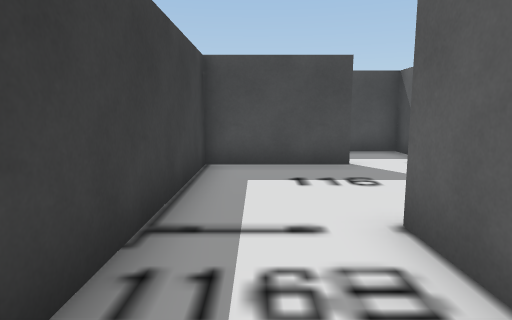
[1] (above)

22 first-person views from a walk through a scene from a Unity 3-D project. The camera is 1.2 m above the floor, tilts 8° down and sees 75° across. The floor is counted in squares, 1 m on a side. Each view is taken from the middle of a square. On the plan, view 1 faces up. The plan holds only what a view shows up to about 14 squares ahead; the rest is blank. The place goes on beyond the plan. The player character is not drawn. Door leaves are left out, so doorways stand open.

[2]
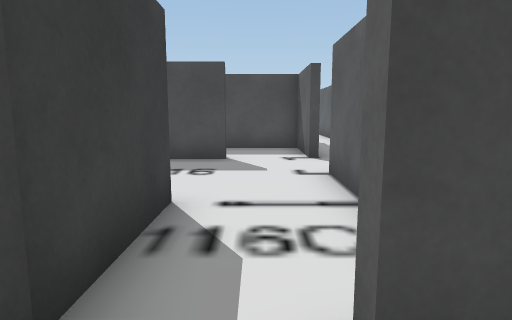

[3]
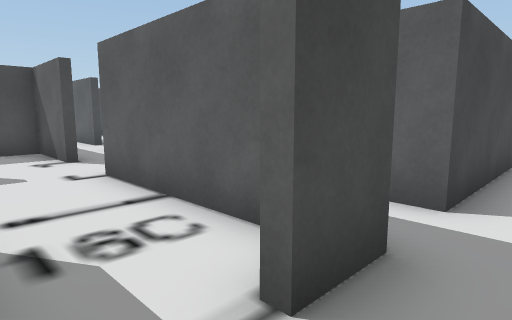

[4]
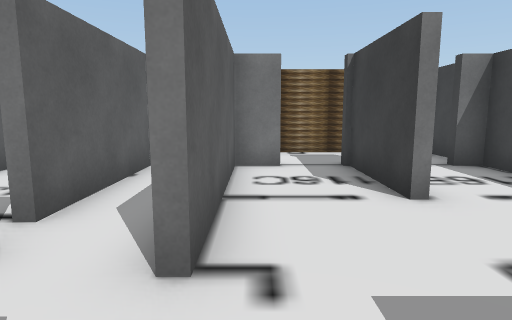

[5]
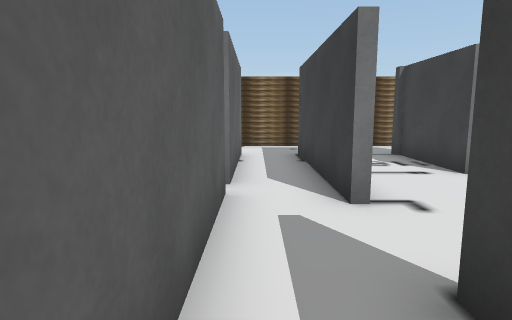

[6]
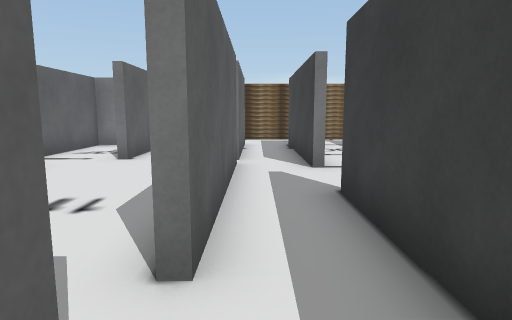

[7]
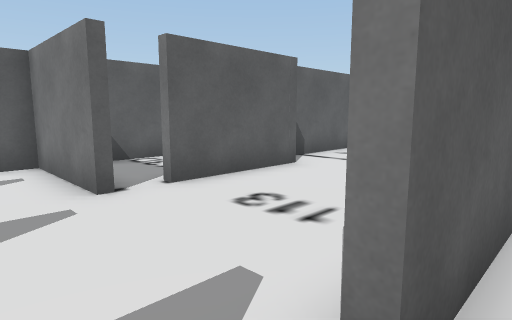

[8]
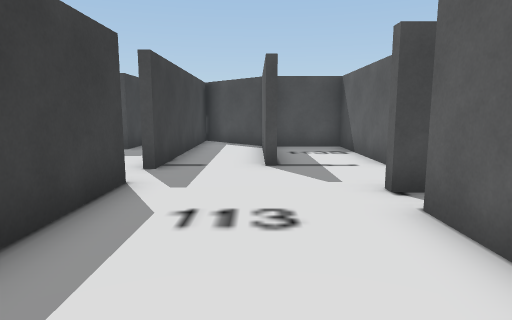

[9]
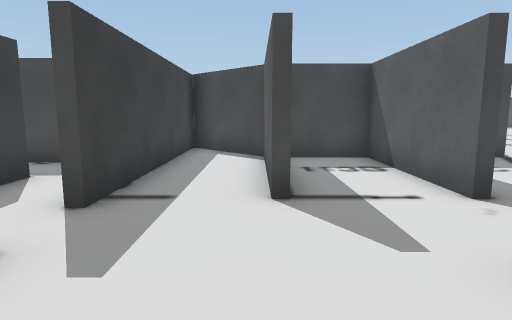

[10]
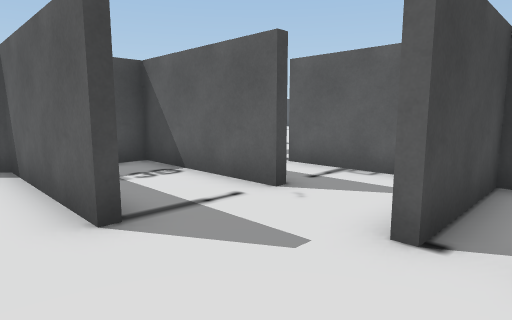

[11]
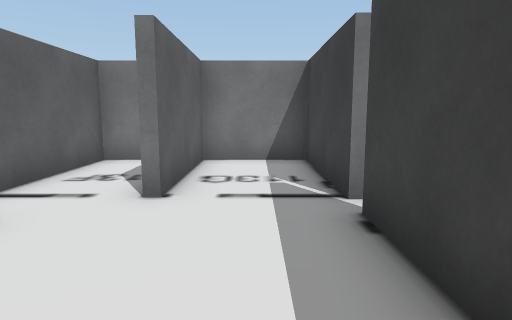

[12]
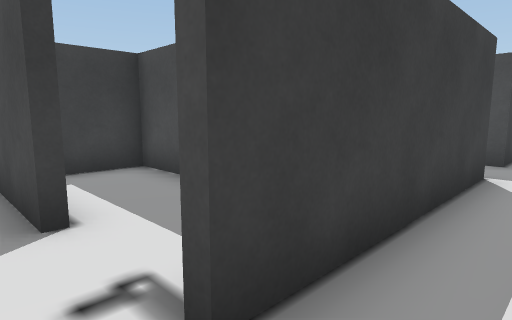

[13]
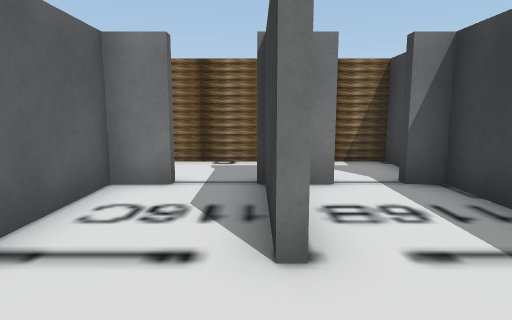

[14]
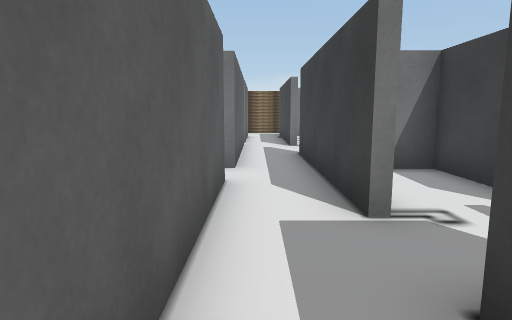

[15]
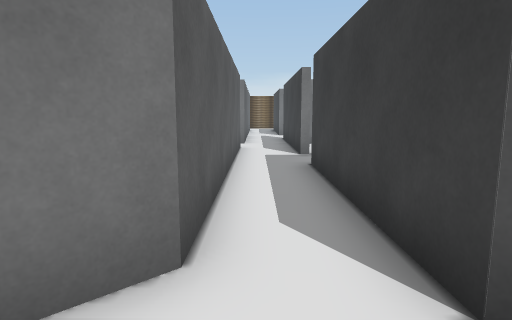

[16]
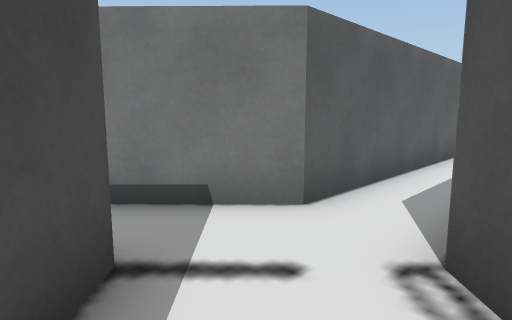

[17]
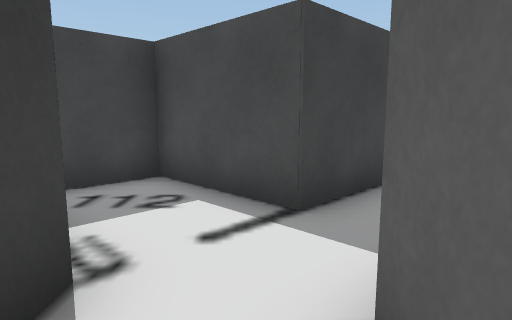

[18]
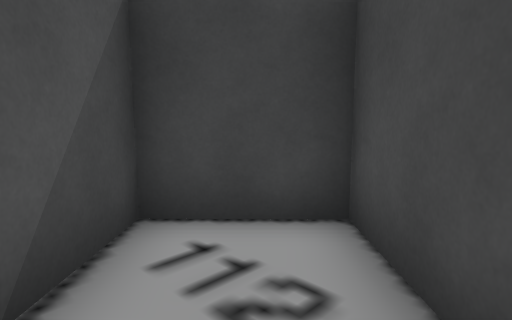

[19]
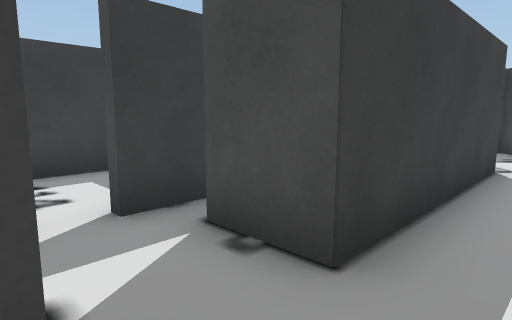

[20]
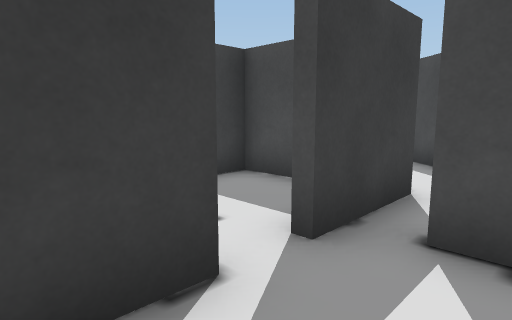

[21]
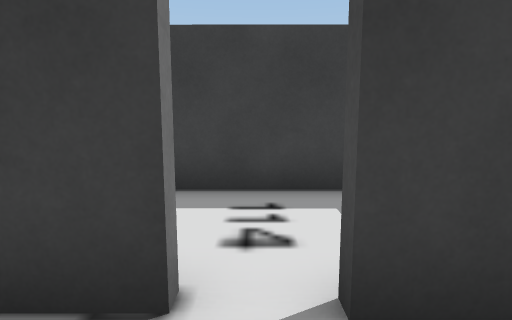

[22]
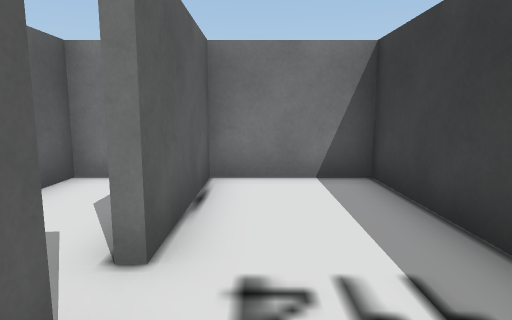

### Floor plan
Points are (right, up) in squares from view 1. A wall is a line through its corners. A room is listed if a view was taken in it or the views show most of it. See-through windows are left out.
Room 1 (views 1, 2, 3, 4, 13)
walls: (1.8, 3.5) (1.8, 0.1); (1.6, 1.9) (1.6, 3.5); (2.2, 7.8) (-1.2, 7.8) (-1.2, 0.4); (0.6, 0.4) (1.1, 0.4); (3.4, 0.4) (4.5, 0.4) (4.5, 5.8); (-1.2, -1) (-1.2, -2.2) (3.5, -2.2)
ways out: opening at (4.5, -1) to room 2; opening at (5, 6.5) to room 2; opening at (3.5, 8) to room 7
Room 2 (views 5, 6, 7, 12, 19)
walls: (6.5, 5) (6.6, 10.9); (4.7, 5.8) (4.7, 0.1) (3.4, 0.1); (6.5, 0.1) (6.5, 4.5); (6.6, 12.1) (6.6, 14.6); (4.7, 14.4) (4.7, 7.9); (3.5, -2.2) (6.5, -2.2)
ways out: opening at (4.5, -1) to room 1; opening at (5, 6.5) to room 1; opening at (7, 11.5) to room 3; gap at (7, 5) to room 3; opening at (6, 13.5) to room 4; opening at (6, -1)
Room 3 (views 8, 9, 10, 11)
walls: (11.1, 10) (11.1, 10.3) (12.6, 10.3); (6.7, 10.8) (6.7, 5); (9.2, 12.5) (9.2, 17.3) (7.6, 18.9); (12.1, 12.5) (12.1, 17.1) (9.8, 17.1); (11.1, 5.5) (11.1, 9.1); (6.7, 4.5) (6.7, 0.4) (9.2, 0.4) (9.2, 4.4) (9.8, 4.4); (6.7, 19.8) (6.7, 12.1)
ways out: opening at (7, 11.5) to room 2; gap at (7, 5) to room 2; opening at (12, 11.5) to room 8; opening at (11, 5) to room 9
Room 4 (views 14, 15, 16, 17, 18)
walls: (7.6, 18.9) (6.7, 19.8); (8.2, 25.7) (6.6, 24) (4.2, 26.3) (2.4, 24.7) (4.7, 22.2) (4.7, 16.2); (6.6, 14.6) (6.6, 21.5) (8.5, 23.4)
ways out: opening at (6, 13.5) to room 2; opening at (5, 15) to room 5
Room 5 (views 20, 21)
walls: (2, 14.5) (2.1, 14.5) (2.1, 10.7) (4.5, 10.7) (4.5, 11.9); (4.7, 16.2) (3, 16.2)
ways out: opening at (5, 15) to room 4; opening at (2, 15) to room 6
Room 6 (view 22)
walls: (2, 15.5) (2, 16); (0.1, 17.8) (-1.2, 17.8) (-1.2, 10.7) (2, 10.7); (2, 10.5) (2, 14.5)
ways out: opening at (2, 15) to room 5
Room 7 (no view inside)
walls: (0.4, 10.5) (-1.2, 10.5) (-1.2, 8.9); (4.5, 7.9) (4.5, 10.5) (2, 10.5)
ways out: opening at (3.5, 8) to room 1
Room 8 (no view inside)
walls: (12.6, 10.3) (14.5, 10.3) (14.5, 14.4)
ways out: opening at (12, 11.5) to room 3; opening at (13.5, 13.5)
Room 9 (no view inside)
walls: (10.9, 0.4) (12.1, 0.4) (12.1, 4.5)
ways out: opening at (11, 5) to room 3

Where each view was taken, in squares from view 1:
view 1: 0 up, 0 right, facing up
view 2: 1 down, 3 right, facing up
view 3: 1 down, 2 right, facing up-right
view 4: 8 up, 4 right, facing down
view 5: 10 up, 6 right, facing down
view 6: 13 up, 6 right, facing down
view 7: 12 up, 6 right, facing down-right
view 8: 5 up, 9 right, facing up
view 9: 8 up, 9 right, facing up
view 10: 9 up, 8 right, facing up-right
view 11: 9 up, 8 right, facing down
view 12: 7 up, 6 right, facing up-left
view 13: 6 up, 2 right, facing down
view 14: 18 up, 6 right, facing down
view 15: 24 up, 6 right, facing down
view 16: 25 up, 4 right, facing down-right
view 17: 20 up, 6 right, facing up
view 18: 23 up, 6 right, facing up-left
view 19: 14 up, 6 right, facing up-left
view 20: 13 up, 4 right, facing up-left
view 21: 15 up, 4 right, facing left
view 22: 17 up, 1 right, facing down
